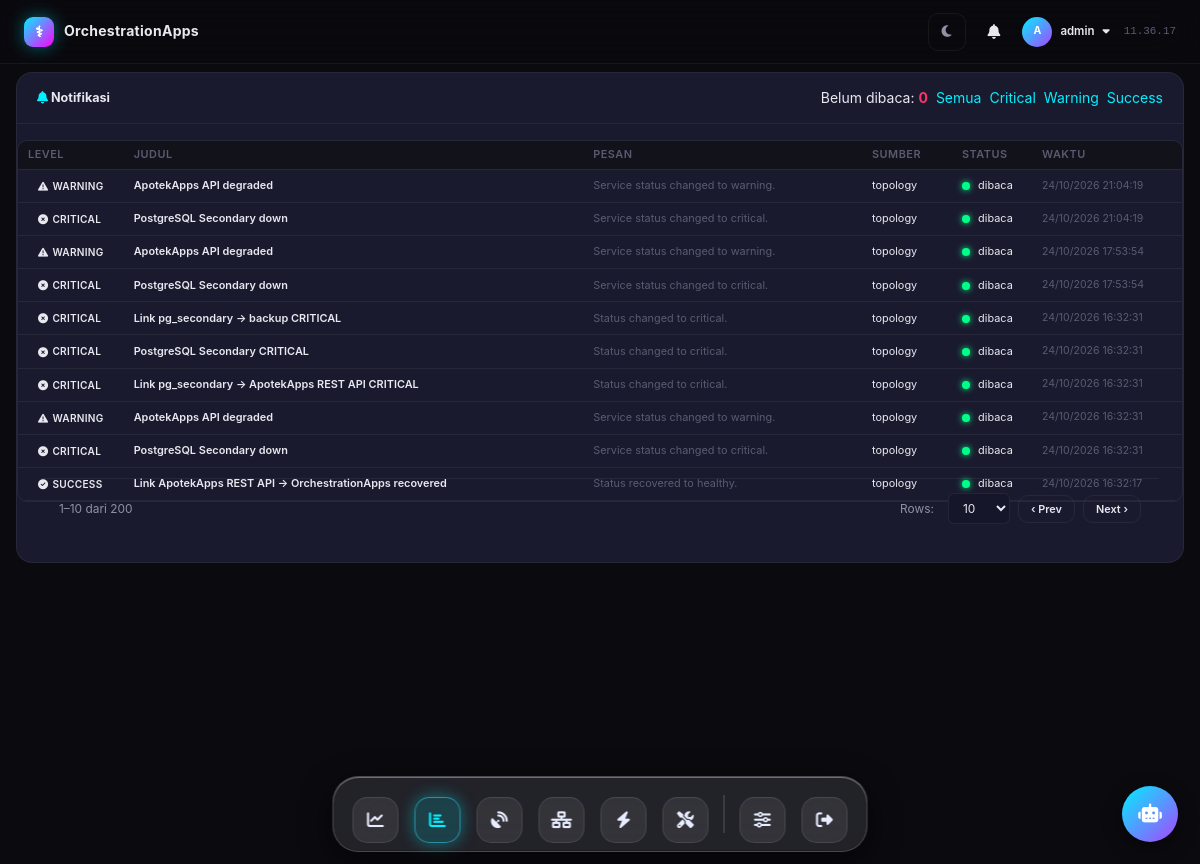
/alerts/ (signed in), run on an earlier commit of the app's database.
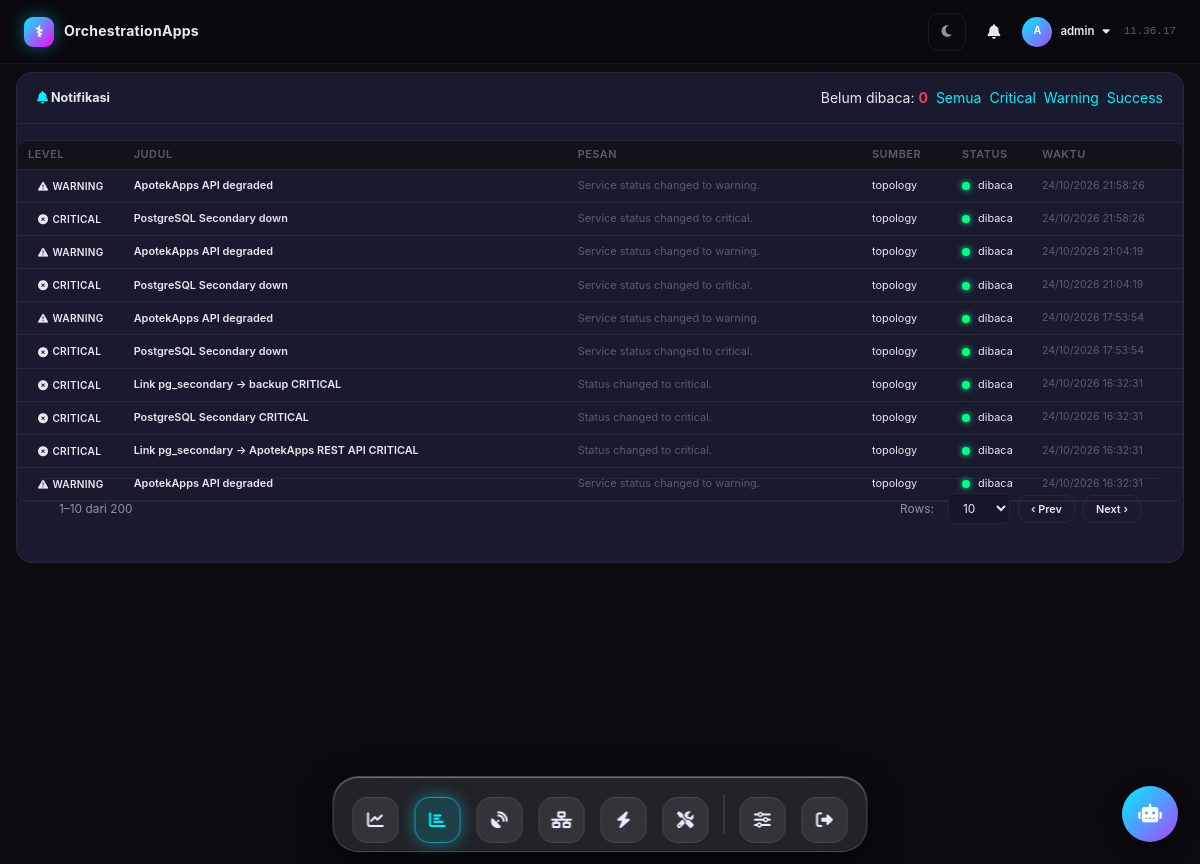
And on a later commit of the database.
### apps/monitor/models.py (models this page shows, shortened)
class Alert(models.Model):
    LEVEL_INFO = "info"
    LEVEL_WARNING = "warning"
    LEVEL_CRITICAL = "critical"
    LEVEL_SUCCESS = "success"
    LEVEL_CHOICES = [
        (LEVEL_INFO, "Info"),
        (LEVEL_WARNING, "Warning"),
        (LEVEL_CRITICAL, "Critical"),
        (LEVEL_SUCCESS, "Success"),
    ]
    level = models.CharField(max_length=10, choices=LEVEL_CHOICES, default=LEVEL_INFO)
    title = models.CharField(max_length=200)
    message = models.TextField(blank=True, default="")
    source = models.CharField(max_length=60, default="topology",
                              help_text="Asal alert, mis. topology / monitor")
    is_read = models.BooleanField(default=False)
    created_at = models.DateTimeField(default=timezone.now)
    class Meta:
        ordering = ["-created_at"]
        indexes = [models.Index(fields=["is_read", "created_at"])]
    @property
    def icon(self):
        return {
            self.LEVEL_INFO: "fa-circle-info",
            self.LEVEL_WARNING: "fa-triangle-exclamation",
            self.LEVEL_CRITICAL: "fa-circle-xmark",
            self.LEVEL_SUCCESS: "fa-circle-check",
        }.get(self.level, "fa-bell")

### apps/monitor/views.py (the view)
# urls.py: path("alerts/", views.alerts_view, name="alerts_page"),
@login_required
def alerts_view(request):
    level = request.GET.get("level", "")
    qs = Alert.objects.all()
    if level in {Alert.LEVEL_INFO, Alert.LEVEL_WARNING, Alert.LEVEL_CRITICAL, Alert.LEVEL_SUCCESS}:
        qs = qs.filter(level=level)
    alerts = qs[:200]
    context = {
        "active_menu": "alerts",
        "alerts": alerts,
        "level_filter": level,
        "unread": Alert.objects.filter(is_read=False).count(),
    }
    return render(request, "monitor/alerts.html", context)

### templates/monitor/alerts.html (shortened to what this page needs)
{% extends "base.html" %}
{% block content %}
<div class="card" style="margin-bottom:16px">
  <div class="card__header">
    <h2 class="card__title"><i class="fa-solid fa-bell" style="color:var(--neon-cyan)"></i> Notifikasi</h2>
    <div class="card__actions">
      <span class="stat">Belum dibaca: <b style="color:var(--neon-red)">{{ unread }}</b></span>
      <a href="{% url 'alerts_page' %}" class="filter-btn {% if not level_filter %}active{% endif %}">Semua</a>
      <a href="{% url 'alerts_page' %}?level=critical" class="filter-btn {% if level_filter == 'critical' %}active{% endif %}">Critical</a>
      <a href="{% url 'alerts_page' %}?level=warning" class="filter-btn {% if level_filter == 'warning' %}active{% endif %}">Warning</a>
      <a href="{% url 'alerts_page' %}?level=success" class="filter-btn {% if level_filter == 'success' %}active{% endif %}">Success</a>
    </div>
  </div>
  <div class="card__body" style="padding:0">
    <div class="table-wrapper">
      <table class="table table--compact">
        <thead><tr>
          <th style="width:90px">Level</th>
          <th>Judul</th>
          <th>Pesan</th>
          <th style="width:90px">Sumber</th>
          <th style="width:80px">Status</th>
          <th style="width:150px">Waktu</th>
        </tr></thead>
        <tbody>
          {% for a in alerts %}
          <tr class="alert-row {% if not a.is_read %}row-unread{% endif %}">
            <td>
              <span class="badge badge--{{ a.level }}">
                <i class="fa-solid {{ a.icon }}"></i> {{ a.level }}
              </span>
            </td>
            <td class="text-sm" style="font-weight:600">{{ a.title }}</td>
            <td class="text-sm text-muted">{{ a.message|default:"—" }}</td>
            <td class="text-sm">{{ a.source }}</td>
            <td>
              {% if a.is_read %}<span class="status-dot status-dot--success"></span> dibaca
              {% else %}<span class="status-dot status-dot--warning"></span> baru{% endif %}
            </td>
            <td class="text-muted" style="font-size:.75rem;white-space:nowrap">{{ a.created_at|date:"d/m/Y H:i:s" }}</td>
          </tr>
          {% empty %}
          <tr><td colspan="6" class="text-center text-muted" style="padding:2rem">Belum ada notifikasi.</td></tr>
          {% endfor %}
        </tbody>
      </table>
    </div>
  </div>
  <div class="pagination-bar" id="alertPager">
    <span class="page-info" id="alertInfo"></span>
    <div class="page-actions">
      <span class="page-size-label">Rows:</span>
      <select id="alertPageSize" class="select-sm">
        <option value="10" selected>10</option>
      </select>
      <button class="btn btn-outline btn-sm" id="alertPrev">‹ Prev</button>
      <button class="btn btn-outline btn-sm" id="alertNext">Next ›</button>
    </div>
  </div>
</div>
{% endblock %}

### templates/base.html (shortened to what this page needs)
{% load static %}
<!DOCTYPE html>
<html lang="id">
<head>
  <link rel="stylesheet" href="{% static 'css/theme.css' %}?v=20260914a"/>
  <link rel="stylesheet" href="{% static 'css/main.css' %}?v=20260914a"/>
  <link rel="stylesheet" href="https://cdnjs.cloudflare.com/ajax/libs/font-awesome/6.5.0/css/all.min.css"/>
</head>
<body class="app-layout">
  {% include "partials/sidebar.html" %}
  {% include "partials/navbar.html" %}
  <div class="main-content" style="padding-top:0;margin-top:0">
    <div class="page-content" style="padding-top:8px">
      {% block content %}{% endblock %}
    </div>
  </div>
  <button class="chat-fab" id="chatFab" onclick="toggleChat()" title="Asisten AI">
    <i class="fa-solid fa-robot"></i>
  </button>
</body>
</html>

### templates/partials/sidebar.html (shortened to what this page needs)
<nav class="dock" id="dock">
  <a href="{% url 'dashboard' %}" class="dock__item {% if active_menu == 'dashboard' %}active{% endif %}" data-tip="Dashboard">
    <span class="dock__tile"><i class="fa-solid fa-chart-line"></i></span>
  </a>
  <a href="{% url 'endpoint_list' %}" class="dock__item {% if active_menu == 'endpoints' or active_menu == 'logs' or active_menu == 'alerts' %}active{% endif %}" data-tip="Monitoring">
    <span class="dock__tile"><i class="fa-solid fa-chart-bar"></i></span>
  </a>
  <a href="{% url 'webhook_list' %}" class="dock__item {% if active_menu == 'webhooks' %}active{% endif %}" data-tip="Webhooks">
    <span class="dock__tile"><i class="fa-solid fa-satellite-dish"></i></span>
  </a>
  <a href="{% url 'topology' %}" class="dock__item {% if active_menu == 'topology' %}active{% endif %}" data-tip="Topology">
    <span class="dock__tile"><i class="fa-solid fa-network-wired"></i></span>
  </a>
  <a href="{% url 'slow_connection' %}" class="dock__item {% if active_menu == 'slow_connection' %}active{% endif %}" data-tip="Slow Connection">
    <span class="dock__tile"><i class="fa-solid fa-bolt"></i></span>
  </a>
  <a href="{% url 'db_maintenance' %}" class="dock__item {% if active_menu == 'db_maintenance' %}active{% endif %}" data-tip="Maintenance">
    <span class="dock__tile"><i class="fa-solid fa-screwdriver-wrench"></i></span>
  </a>
  {% if request.user.is_staff or request.user.is_superuser %}
  <a href="{% url 'config' %}" class="dock__item {% if active_menu == 'config' %}active{% endif %}" data-tip="Config">
    <span class="dock__tile"><i class="fa-solid fa-sliders"></i></span>
  </a>
  {% endif %}
  <form method="post" action="{% url 'logout' %}" class="dock__form">
    <button type="submit" class="dock__item dock__item--danger" data-tip="Logout">
      <span class="dock__tile"><i class="fa-solid fa-right-from-bracket"></i></span>
    </button>
  </form>
</nav>

### templates/partials/navbar.html (shortened to what this page needs)
<header class="navbar">
  <div class="navbar__brand">
    <span class="navbar__logo">⚕</span>
    <span class="navbar__title">OrchestrationApps</span>
  </div>
  <div class="navbar__right">
    <button class="navbar__theme" id="themeToggle" title="Ubah tema" aria-label="Ubah tema">
      <i class="fa-solid fa-moon"></i>
    </button>
    <div class="navbar__notify" id="notifyBell">
      <button class="navbar__bell" id="bellBtn" title="Notifikasi" aria-label="Notifikasi">
        <i class="fa-solid fa-bell"></i>
      </button>
    </div>
    <div class="navbar__user" id="userMenuWrap">
      <div class="navbar__avatar">{{ request.user.username|first|upper }}</div>
      <span>{{ request.user.username }}</span>
      <i class="fa-solid fa-caret-down"></i>
    </div>
    <span class="navbar__time" id="clock"></span>
  </div>
</header>

What changed in the data, as far as the page shows it:
no longer on this page (row unchanged): Alert: level "CRITICAL", title "PostgreSQL Secondary down", message "Service status changed to critical.", source "topology", is_read True (drawn), created_at "24/10/2026 16:32:31"
no longer on this page (row unchanged): Alert: level "SUCCESS", title "Link ApotekApps REST API → OrchestrationApps recovered", message "Status recovered to healthy.", source "topology", is_read True (drawn), created_at "24/10/2026 16:32:17"
added Alert: level "WARNING", title "ApotekApps API degraded", message "Service status changed to warning.", source "topology", is_read True (drawn), created_at "24/10/2026 21:58:26"
added Alert: level "CRITICAL", title "PostgreSQL Secondary down", message "Service status changed to critical.", source "topology", is_read True (drawn), created_at "24/10/2026 21:58:26"
